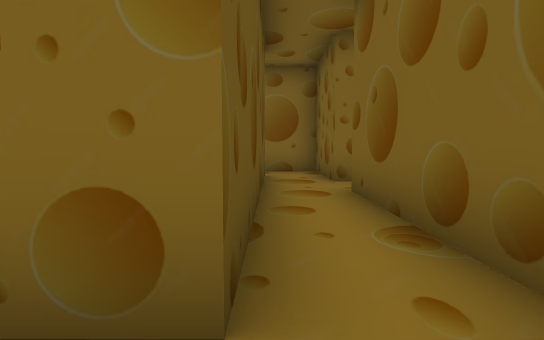
view 1 (above)

21 first-person views from a walk through a Unity game level. The camera is 1.4 m above the floor, tilts 4° down and sees 80° across. The floor is counted in squares, 2 m on a side. Each view is taken from the middle of a square. On the plan, view 1 faces up. The plan holds only what a view shows up to about 10 squares ahead; the rest is blank. The player character is not drawn.

view 2
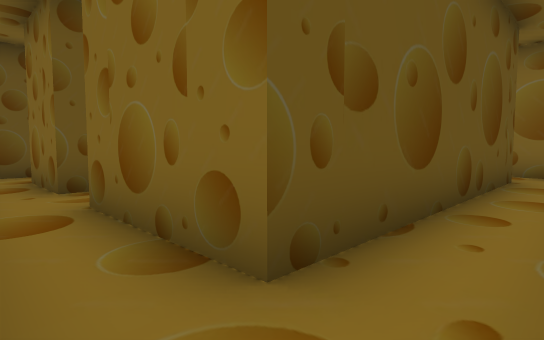

view 3
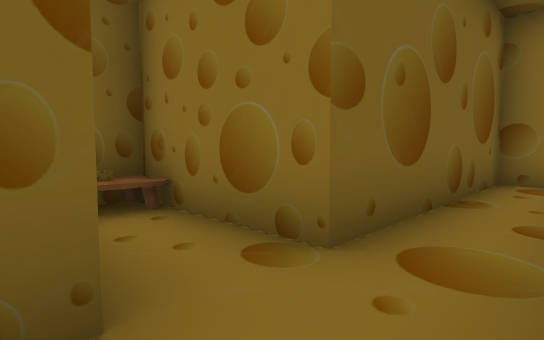

view 4
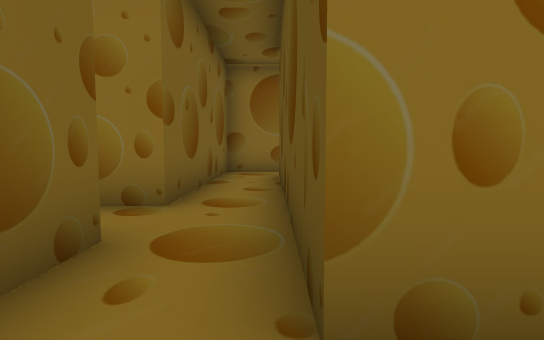

view 5
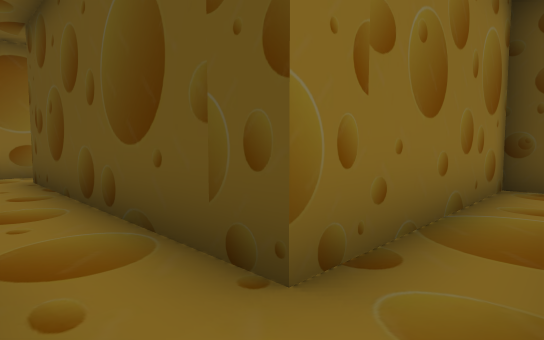

view 6
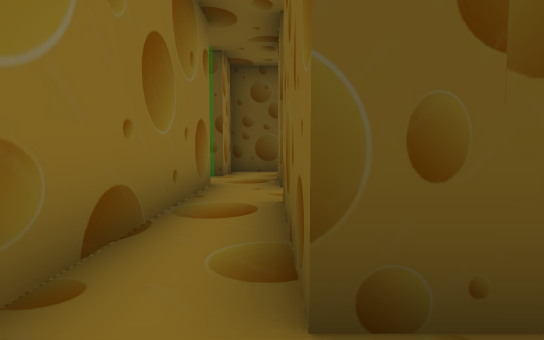

view 7
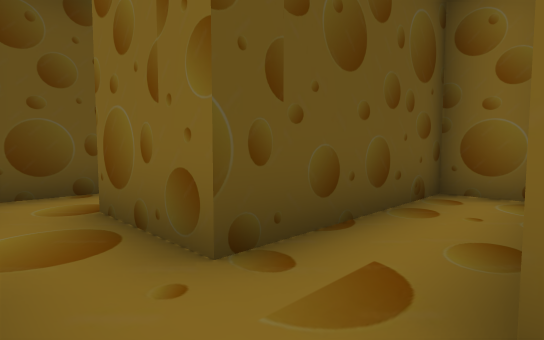

view 8
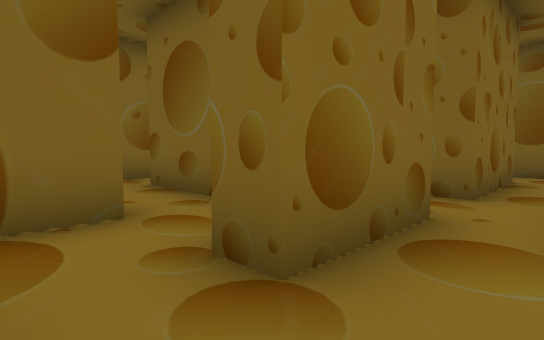

view 9
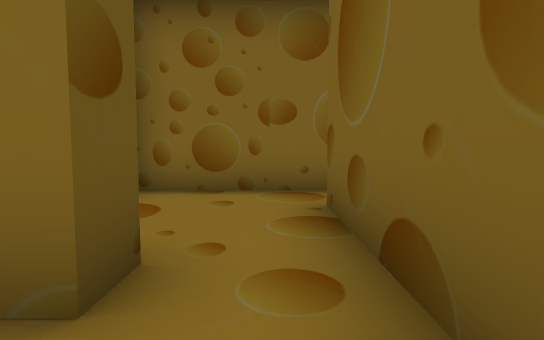

view 10
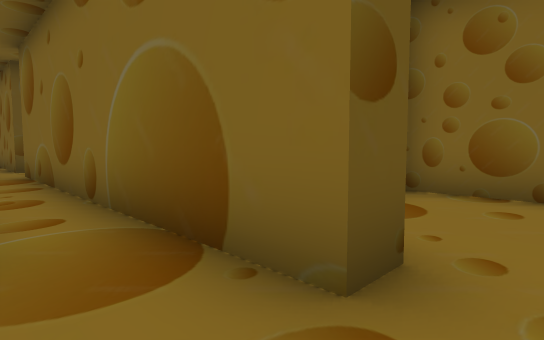

view 11
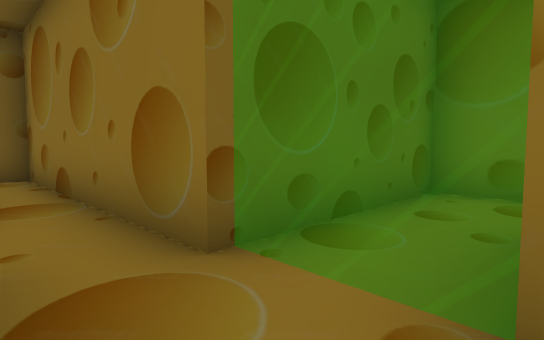

view 12
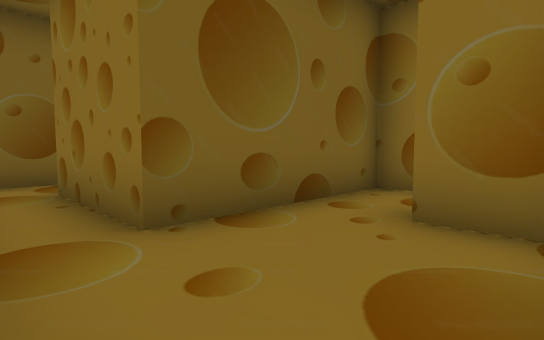

view 13
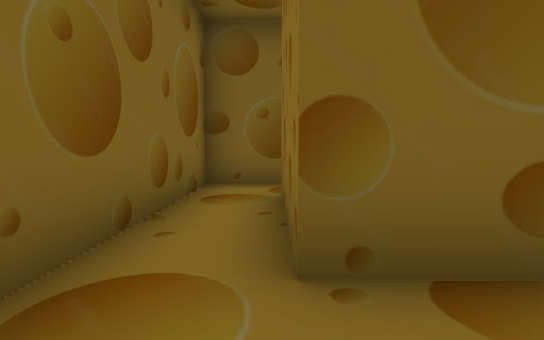

view 14
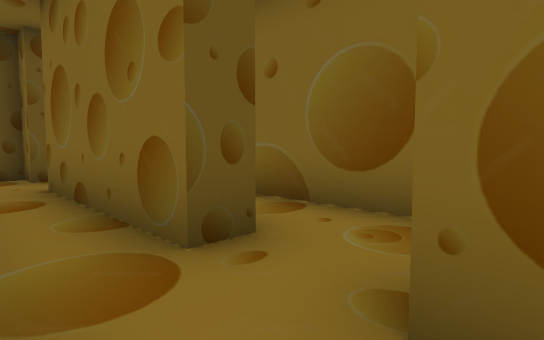

view 15
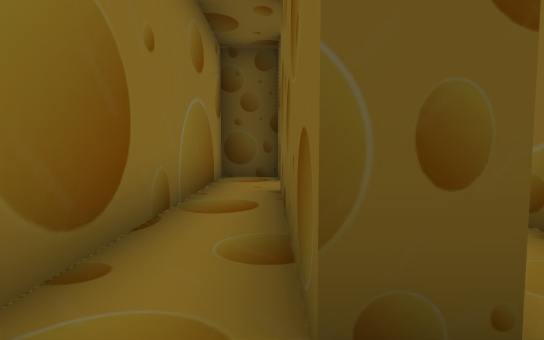

view 16
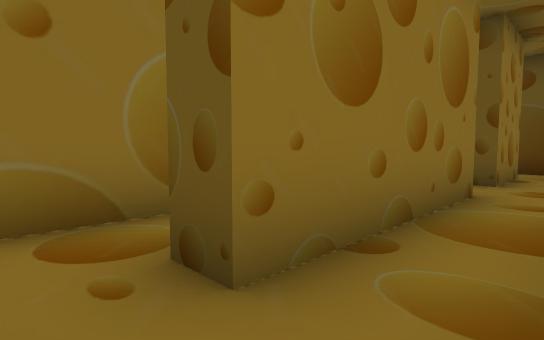

view 17
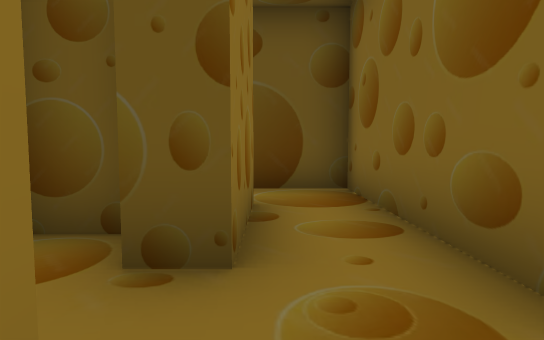

view 18
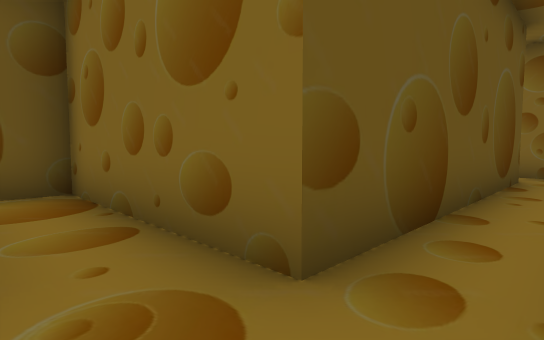

view 19
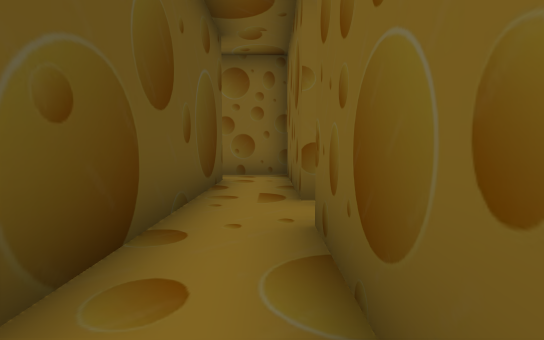

view 20
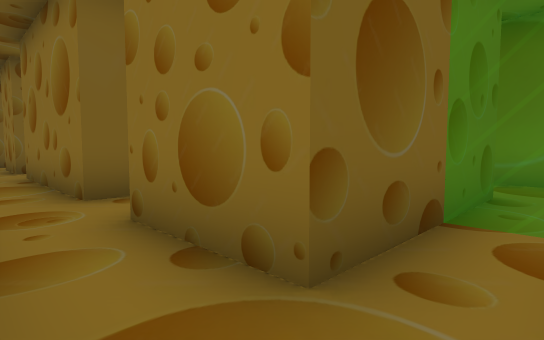

view 21
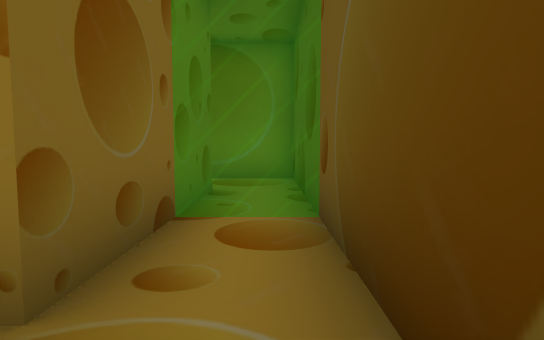

### Floor plan
Points are (right, up) in squares from view 1. A wall is a line through its corners. A room is listed if a view was taken in it or the views show most of it. See-through windows are left out.
Room 1 (views 1, 2, 3, 6)
walls: (1.8, 6.6) (1.3, 6.6) (1.3, 9.3); (-0.2, 7.9) (-0.2, 1.1) (-1.4, 1.1); (-1.4, -0.2) (1.3, -0.2) (1.3, 5.2) (4.2, 5.2) (4.2, 5.6)
ways out: opening at (0.5, 7.5) to room 2; opening at (-1, 0.5) to room 6
objects: cheese (3, 6); other object (4, 6)
Room 2 (views 4, 5)
walls: (-5.3, 7.9) (-0.2, 7.9); (1.3, 9.3) (-0.4, 9.3)
ways out: opening at (0.5, 7.5) to room 1
Room 3 (view 7)
walls: (-3.1, 1.1) (-3.1, 1.8); (-5.3, -0.2) (-2.6, -0.2); (-3.5, 5.2) (-4.6, 5.2) (-4.6, 1.1) (-6.8, 1.1)
ways out: opening at (-5.5, 0) to room 4; opening at (-3, 0.5) to room 6
Room 4 (views 8, 11)
walls: (-8.3, 1.8) (-8.3, -0.2) (-6.8, -0.2)
ways out: opening at (-5.5, 0) to room 3; opening at (-7.5, 1) to room 5
Room 5 (views 9, 10)
walls: (-6.8, 3.9) (-6.8, 3.3) (-8.5, 3.3); (-6, 1.8) (-5.3, 1.8) (-5.3, 4.5); (-6.8, 1.1) (-6.8, 1.9)
ways out: opening at (-7.5, 1) to room 4; opening at (-6, 4) to room 6; opening at (-9.5, 2.5) to room 8
Room 6 (views 12, 13)
walls: (-5.3, 4.5) (-5.3, 5.9) (-2.4, 5.9); (-0.9, 5.5) (-0.9, 7.3) (-8.2, 7.3); (-7.9, 3.9) (-6.8, 3.9); (-1.4, 1.1) (-3.1, 1.1); (-2.6, -0.2) (-1.4, -0.2)
ways out: opening at (-1, 0.5) to room 1; opening at (-3, 0.5) to room 3; opening at (-6, 4) to room 5
Room 7 (views 14, 15)
walls: (-12, 1.8) (-12, 1.1) (-16.3, 1.1) (-16.3, 1.8); (-10, 1.1) (-10.5, 1.1); (-17.8, 1.8) (-17.8, 1.1) (-18.6, 1.1) (-18.6, -0.2) (-11.2, -0.2)
ways out: opening at (-17, 1) to room 8; opening at (-11, 1) to room 8
Room 8 (views 16, 17, 18, 19, 20, 21)
walls: (-16.3, 1.8) (-12, 1.8); (-17.1, 5.5) (-17.1, 3.3) (-21.5, 3.3) (-21.5, -1.6); (-10.5, 1.8) (-8.3, 1.8); (-8.5, 3.3) (-15.6, 3.3) (-15.6, 5.9); (-20, -2.4) (-20, 1.8) (-17.8, 1.8)
ways out: opening at (-9.5, 2.5) to room 5; opening at (-17, 1) to room 7; opening at (-11, 1) to room 7; opening at (-16, 4.5)
Room 9 (no view inside)
walls: (-15.6, 9.6) (-15.6, 11.3) (-17.2, 11.3)
ways out: opening at (-17, 10.5); opening at (-16, 8.5)

Where each view was taken, in squares from view 1:
view 1: 0 up, 0 right, facing up
view 2: 0 up, 1 right, facing up-left
view 3: 7 up, 0 right, facing down-right
view 4: 9 up, 0 right, facing down
view 5: 9 up, 1 right, facing down-left
view 6: 1 up, 1 right, facing left
view 7: 0 up, 3 left, facing up-left
view 8: 0 up, 8 left, facing up-right
view 9: 2 up, 6 left, facing up
view 10: 2 up, 6 left, facing up-left
view 11: 1 up, 7 left, facing down-right
view 12: 7 up, 8 left, facing down-right
view 13: 6 up, 7 left, facing right
view 14: 0 up, 10 left, facing up-left
view 15: 1 up, 11 left, facing left
view 16: 3 up, 11 left, facing down-left
view 17: 2 up, 16 left, facing left
view 18: 2 up, 16 left, facing up-left
view 19: 3 up, 16 left, facing up
view 20: 3 up, 21 left, facing down-right
view 21: 3 up, 21 left, facing down
